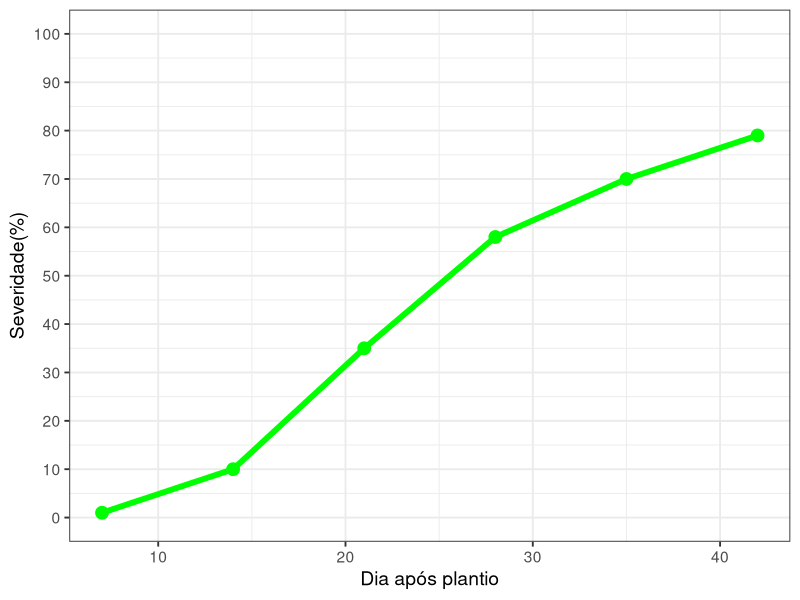

Generate this figure with R:
## ---- chunk 1
library(ggplot2)

## ---- chunk 2
# Carrega o pacote 'tidyverse', que inclui funções para manipulação de dados (dplyr) e visualização (ggplot2)
library(tidyverse)

# Criação dos vetores 'dates' e 'severity' com valores específicos
dates <- c(7, 14, 21, 28, 35, 42)  # Dias após o plantio
severity <- c(0.1, 5, 10, 35, 50, 60)  # Severidade em porcentagem

# Criação de um data frame com as variáveis 'dates' e 'severity'
data_curva <- data.frame(dates, severity)
data_curva  # Exibe o data frame para visualização

# Modifica o data frame para adicionar uma nova coluna 'severity2'
# A função 'mutate' cria a nova coluna com os valores especificados
data_curva |> 
  mutate(severity2 = c(1, 10, 35, 58, 70, 79)) |>  # Adiciona 'severity2' ao data frame
  ggplot(aes(dates, severity2)) +  # Inicia o gráfico com as variáveis 'dates' e 'severity2'
  
  # Adiciona os pontos ao gráfico
  # 'geom_point()' cria os pontos e personaliza sua cor e tamanho
  geom_point(color = "green", size = 4) +  # Pontos verdes com tamanho 4
  
  # Adiciona a linha conectando os pontos
  # 'geom_line()' desenha a linha, e 'linewidth' controla a espessura da linha
  geom_line(linewidth = 2, color = "green") +  # Linha verde com espessura 2
  
  # Define o tema do gráfico como 'theme_bw' (preto e branco) e ajusta o tamanho da fonte base
  theme_bw(base_size = 14) +  # Tema preto e branco com fonte tamanho 14
  
  # Adiciona os rótulos aos eixos X e Y
  # 'labs()' define os títulos dos eixos X e Y
  labs(x = "Dia após plantio", y = "Severidade(%)") +  # Rótulos para os eixos
  
  # Personaliza o eixo Y para limitar os valores entre 0 e 100 e definir o número de divisões
  # 'scale_y_continuous()' define limites e intervalos do eixo Y
  scale_y_continuous(limits = c(0, 100), n.breaks = 10)  # Limita o eixo Y entre 0 e 100, com 10 divisões


